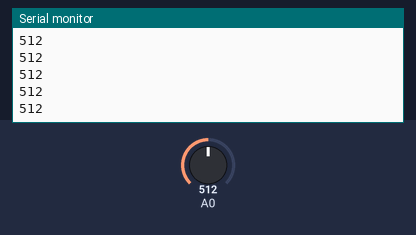
A sketch run on a simulated Arduino Uno, built with avr-gcc and run on an emulated ATmega328P. Shown: the last lines printed to the serial monitor. Inputs (shaded band) come from the test bench; at power-on: A0 = 512. The ROS host is connected and sends only what is stated.

Above: at 1.2 s.
1.3 s: A0 set to 716
At 2.4 s:
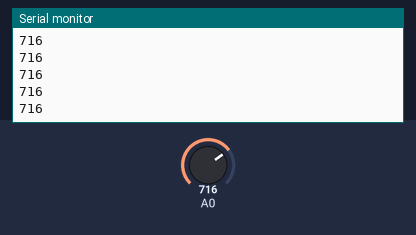
2.8 s: A0 set to 900
At 3.7 s:
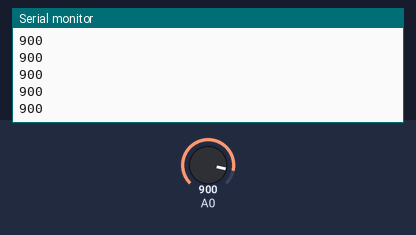
Timing chart, 0 to 5.8 s (numbered marks = the images above; inputs shaded):
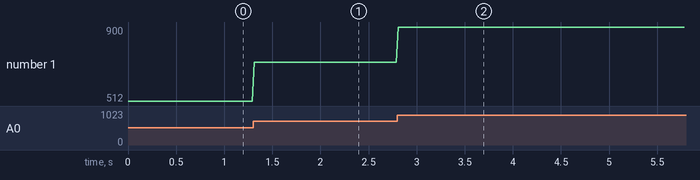

Measured:
- after the input at 1.3 s, the serial monitor: prints a new line at once (image 1)
- after the input at 2.8 s, the serial monitor: prints a new line at once (image 2)
- plotted number 1: 512 → 716 after the input at 1.3 s, 716 → 900 after the input at 2.8 s

The sketch:

KARBON.ino
```cpp
#include <ros.h>
#include <std_msgs/UInt8.h>
ros::NodeHandle nh;
std_msgs::UInt8 karbon_msg;

ros::Publisher Sensors("SENSORS",&karbon_msg);

    /*
  modified on Sep 28, 2020
  Modified by MohammedDamirchi from Arduino Examples
  Home
*/

// the setup routine runs once when you press reset:
void setup() {
  // initialize serial communication at 9600 bits per second:
  Serial.begin(9600);
  nh.initNode();
  nh.advertise(Sensors);
}

// the loop routine runs over and over again forever:
void loop() {
  // read the input on analog pin 0:
  int sensorValue = analogRead(A0);
  // print out the value you read:
  Serial.println(sensorValue);
  karbon_msg.data = sensorValue;
  Sensors.publish( &karbon_msg );
  nh.spinOnce();
  delay(20);
}
```
